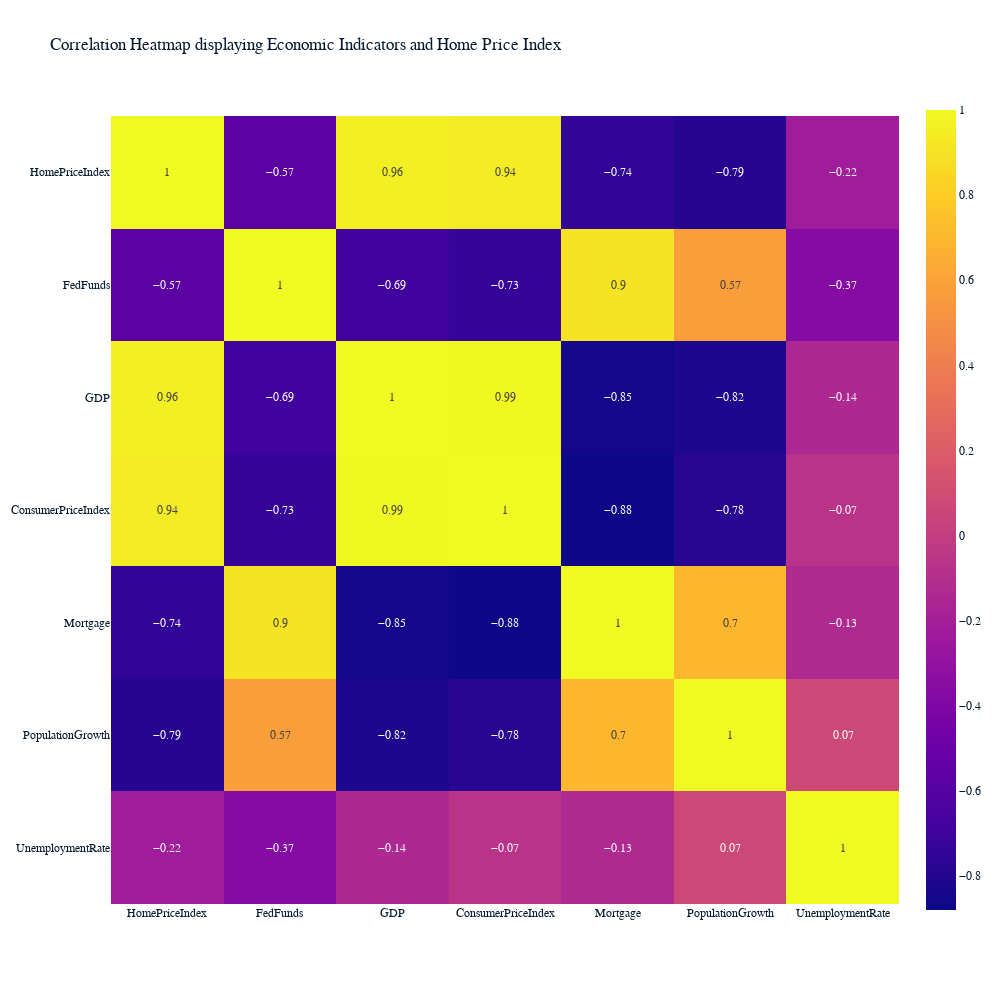

The cell this chart's notebook holds for it:
### Markdown cell above
## **Time Series Analysis**
### **Home Price Index, GDP, Consumer Price Idnex**
The code shows the evolution of the different variables over time. At first sight, there is a clear positive relationship between the Home Price Index, GDP, and Consumer Price Index. Looking at the Home Price Index, we see an upward trend that shows the housing bubble in 2008-2009 with an increased slope for those years, followed by a drop that lasts until 2012. After that, it continues with its normal trend. We also see a small increase in the slope of these three variables after mid-year of 2020, probably showing the recovery after the first hit of COVID-19.

### **Unemployment Rate, Federal Funds Rate, Mortgage Rates**
Regarding the Unemployment Rate, we can see that there is certain cyclicality, which had a sharp increase in 2020 due to the pandemic. This global issue also made the Federal Funds Rate spike starting from that year in order to control inflation, and as the rest of the rates are related to Fed rates, the Mortgage Rates were also increased.

### Code cell
# Calculate the correlation matrix and round to two decimal places
corr_matrix = df.corr().round(2)  

# Plot the correlation heatmap with formatted values
fig_corr = px.imshow(corr_matrix, text_auto=True, title='Correlation Heatmap displaying Economic Indicators and Home Price Index')
fig_corr.update_layout(width=1000, height=1000)
fig_corr.show()

### Figure 1 — Plotly figure (JSON) as saved in the notebook; plotly's stock layout.template omitted (floating-point values rounded to 4 significant figures)
{"data": [{"coloraxis": "coloraxis", "name": "0", "texttemplate": "%{z}", "x": ["HomePriceIndex", "FedFunds", "GDP", "ConsumerPriceIndex", "Mortgage", "PopulationGrowth", "UnemploymentRate"], "y": ["HomePriceIndex", "FedFunds", "GDP", "ConsumerPriceIndex", "Mortgage", "PopulationGrowth", "UnemploymentRate"], "z": [[1, -0.57, 0.96, 0.94, -0.74, -0.79, -0.22], [-0.57, 1, -0.69, -0.73, 0.9, 0.57, -0.37], [0.96, -0.69, 1, 0.99, -0.85, -0.82, -0.14], [0.94, -0.73, 0.99, 1, -0.88, -0.78, -0.07], [-0.74, 0.9, -0.85, -0.88, 1, 0.7, -0.13], [-0.79, 0.57, -0.82, -0.78, 0.7, 1, 0.07], [-0.22, -0.37, -0.14, -0.07, -0.13, 0.07, 1]], "type": "heatmap", "xaxis": "x", "yaxis": "y", "hovertemplate": "x: %{x}<br>y: %{y}<br>color: %{z}<extra></extra>"}], "layout": {"xaxis": {"anchor": "y", "domain": [0, 1], "scaleanchor": "y", "constrain": "domain"}, "yaxis": {"anchor": "x", "domain": [0, 1], "autorange": "reversed", "constrain": "domain"}, "coloraxis": {"colorscale": [[0, "#0d0887"], [0.1111, "#46039f"], [0.2222, "#7201a8"], [0.3333, "#9c179e"], [0.4444, "#bd3786"], [0.5556, "#d8576b"], [0.6667, "#ed7953"], [0.7778, "#fb9f3a"], [0.8889, "#fdca26"], [1, "#f0f921"]]}, "title": {"text": "Correlation Heatmap displaying Economic Indicators and Home Price Index"}, "width": 1000, "height": 1000}}
